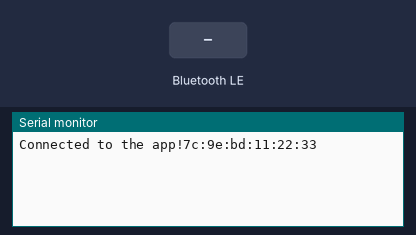
Bench run of a sketch on a simulated Arduino Nano 33 IoT. Parts: the last lines printed to the serial monitor. Inputs (shaded band) come from the test bench. A phone connects over Bluetooth LE 3 s after start.

Above: at 3.8 s.
3.9 s: Bluetooth LE write "1" received
At 4.2 s:
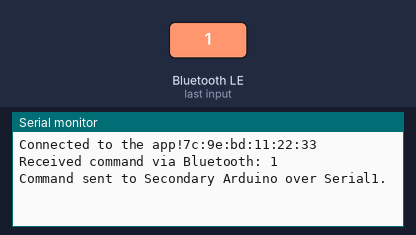
5.4 s: Bluetooth LE write "0" received
At 6.6 s:
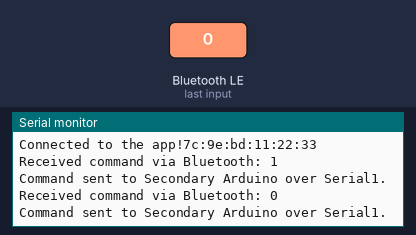
6.9 s: Bluetooth LE write "2" received
At 7.7 s:
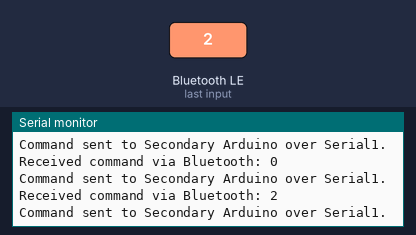

Measured:
- after the input at 3.9 s, the serial monitor: prints a new line at once (image 1)
- after the input at 5.4 s, the serial monitor: prints a new line at once (image 2)
- after the input at 6.9 s, the serial monitor: prints a new line at once (image 3)

The sketch:

primary_arduino_code.ino
```cpp
#include <ArduinoBLE.h>

BLEService commandService("19B10000-E8F2-537E-4F6C-D104768A1214");
BLEStringCharacteristic commandCharacteristic("19B10001-E8F2-537E-4F6C-D104768A1214", BLERead | BLEWrite, 10);

void setup() {
    Serial.begin(9600);
    while (!Serial);
    Serial1.begin(9600);

    BLE.setLocalName("Arduino");
    BLE.setAdvertisedService(commandService);
    commandService.addCharacteristic(commandCharacteristic);
    BLE.addService(commandService);

    BLE.advertise();
}

void loop() {
    BLEDevice central = BLE.central();

    if (central) {
        Serial.print("Connected to the app!");
        Serial.println(central.address());

        while (central.connected()) {
            if (commandCharacteristic.written()) {

                String command = commandCharacteristic.value();
                Serial.print("Received command via Bluetooth: ");
                Serial.println(command);

                Serial1.println(command);
                Serial.println("Command sent to Secondary Arduino over Serial1.");
            }
        }
        Serial.print("Disconnected from the app!");
        Serial.println(central.address());
    }
}
```
